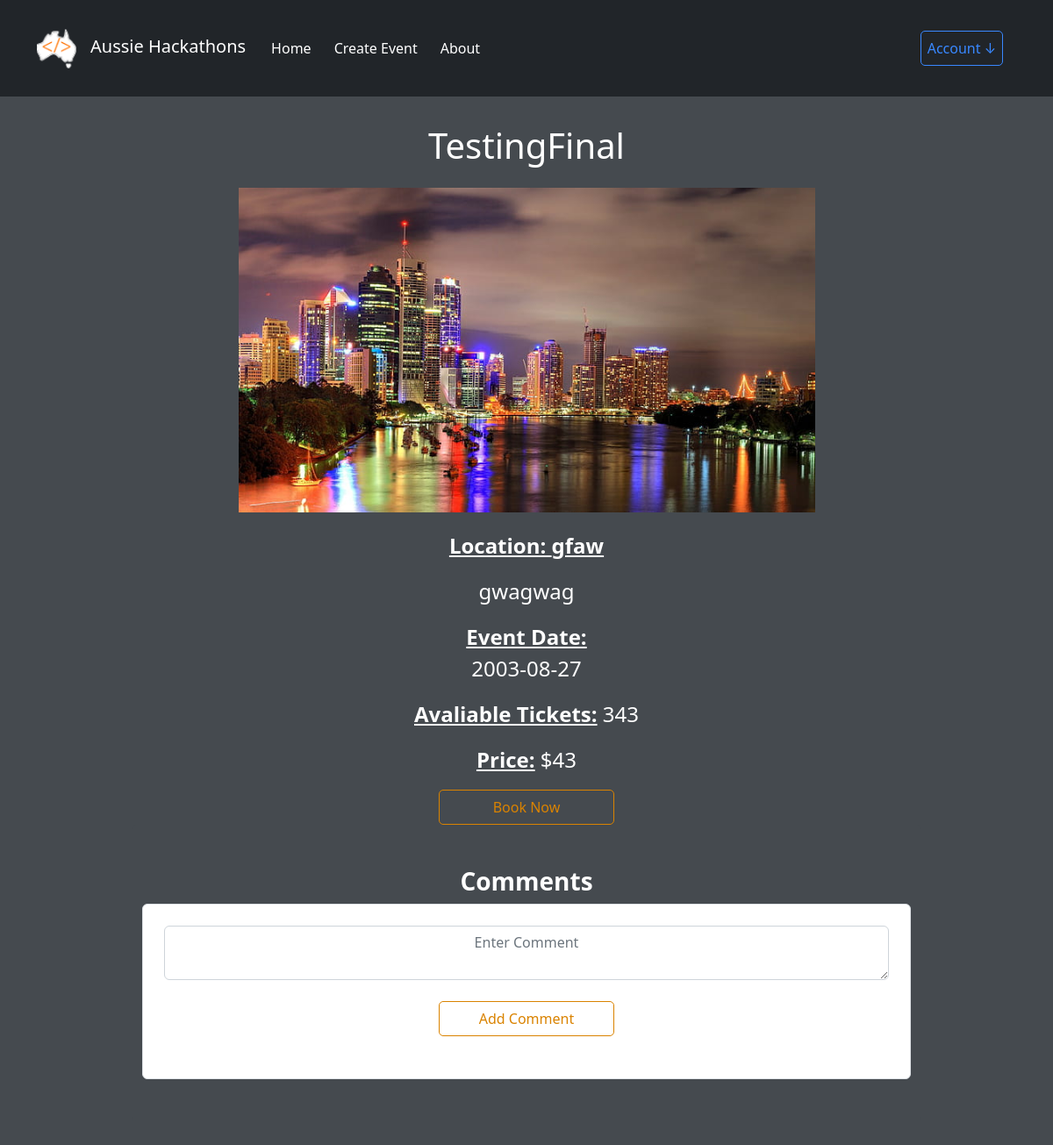
/event/3, run on the app's committed database.
### hackathon/models.py (models this page shows)
class Event(db.Model):
    id = db.Column(db.Integer, primary_key=True)
    event_name = db.Column(db.String(100), nullable=False)
    description = db.Column(db.String(200), nullable=False)
    date = db.Column(db.Date, nullable=False)
    online = db.Column(db.String, nullable=False)
    location = db.Column(db.String(200), nullable=False)
    category = db.Column(db.String(50), nullable=False)
    status = db.Column(db.String(50), nullable=False)
    tickets_amt = db.Column(db.Integer, nullable=False)
    price = db.Column(db.Integer, nullable=False)
    image = db.Column(db.String(200), nullable=False)
    user_id = db.Column(db.Integer, db.ForeignKey('user.id'), nullable=False)

### hackathon/views.py (the view, shortened to what this page needs)
@bp.route('/event/<int:event_id>', methods=['GET', 'POST'])
def event(event_id):
    commentforms = CommentForm()
    bookingform = BookEventForm()
    event = Event.query.get(event_id)
    comments = Comment.query.filter_by(event_id=event_id).all()
    if event is None:
        abort(404)
    return render_template('view_event.html', comments=comments, event=event, commentforms=commentforms, bookingform=bookingform)

### hackathon/forms.py
class CommentForm(FlaskForm):
    comment = TextAreaField("Comment", validators=[
                            InputRequired("Please Enter Comment")])
    commentsubmit = SubmitField("Add Comment")

class BookEventForm(FlaskForm):
    ticket_quantity = IntegerField("Ticket Quantity", validators=[
        InputRequired("Please Enter Ticket Quantity")])
    submit = SubmitField("Book Event")

### hackathon/templates/view_event.html (shortened to what this page needs)
{% extends "header.html"%}
{% block header %}
<body style="background-color:#454a4f">
    <div class="container py-5" id="event">
        <div class="row">
            <div class="event-info-section">
                <h1 class="mt-4 mb-4">{{event.event_name}}</h1>
                <img style="width:75%; margin-left:auto; margin-right: auto;" src="../static/userimg/{{event.image}}"
                    class="img-qut img-fluid" />
                <p class="fs-4"><strong>Location: {{event.location}}</strong></p>
                <p class="fs-4">{{event.description}}</p>
                <p class="fs-4"><strong>Event Date:</strong><br>
                    {{event.date}}</p>
                <p class="fs-4"><strong>Avaliable Tickets:</strong>
                    {{event.tickets_amt}}</p>
                <p class="fs-4"><strong>Price:</strong>
                    ${{event.price}}</p>
                <button data-bs-toggle="modal" data-bs-target="#BookModal" href="#" class="book-btn">Book Now</button>
            </div>
            <div class="container py-5" id="event-comments" align="center">
                <h3 class="fw-bold">Comments</h3>
                <div class="row d-flex justify-content-center">
                    <div class="col-md-8 col-lg-12">
                        <div class="card shadow-0 border">
                            <div class="card-body p-4">
                                <form method="Post">
                                    <div class="form-outline mb-4">
                                        {{commentforms.comment(class="form-control", placeholder ="Enter Comment")}}
                                        <br>
                                        {{ commentforms.commentsubmit(class="book-btn") }}
                                    </div>
                                </form>
                            </div>
                        </div>
                    </div>
                </div>
            </div>
</body>
{% endblock %}

### hackathon/static/css/main.css (style rules this page uses)
body { padding-top: 70px; }
h1 { color: white; text-align: center; }
h3 { color: white; }
.img-qut { display: block; max-width: 100%; margin-bottom: 20px; height: auto; }
::placeholder { text-align: center; }
#event { max-width: 75%; background-color: #454a4f; border-radius: 5px; max-width: 900px; }
#event .event-info-section { text-align: center; color: white; }
#event strong { text-decoration: underline; }
#event .book-btn { background-color: transparent; color: #da8300; border: 1px solid #da8300; padding: 7px; width: 200px; border-radius: 5px; }
#event .fw-bold { color: White; }
#event-comments { max-width: 75%; background-color: #454a4f; border-radius: 5px; max-width: 900px; }

### data on the page
Event: event_name "TestingFinal", image (picture), location "gfaw", description "gwagwag", date "2003-08-27", tickets_amt "343", price "43"
